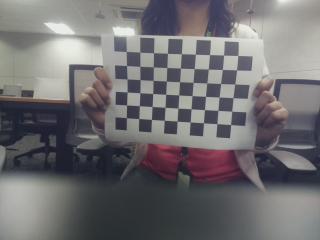
#> input picture RAIPlatform/robot_test/cam_callibration/chess_board/frame1.jpg, 320 x 240 px; its folder holds only this picture in this run
$ python picam_callibration.py   (Python 2 division)
#> lines starting #> are read from the running program, lines starting #| are printed output that depends on the picture; after the words box and inside, x2 and y2 are one past the last pixel; in counts of white or black regions, pixels touching at a corner belong together; long printed decimals are rounded

"""
Reference:
OpenCV-Python Tutorials - Camera Calibration and 3D Reconstruction
http://opencv-python-tutroals.readthedocs.org/en/latest/py_tutorials/py_calib3d/py_calibration/py_calibration.html
"""

import cv2
import numpy as np
import glob
import json

# termination criteria
criteria = (cv2.TERM_CRITERIA_EPS + cv2.TERM_CRITERIA_MAX_ITER, 30, 0.001)

# 6x9 chess board, prepare object points, like (0,0,0), (1,0,0), (2,0,0) ....,(6,5,0)
object_point = np.zeros((6*9, 3), np.float32)
object_point[:, :2] = np.mgrid[0:9, 0:6].T.reshape(-1, 2)

# 3d point in real world space
object_points = []
# 2d points in image plane
image_points = []
h, w = 0, 0

images = glob.glob('./chess_board/*.jpg')

for file_name in images:
    image = cv2.imread(file_name)
#> image is the input picture: shape (240, 320, 3); mean B, G, R 112.4, 110.1, 111.9
    gray = cv2.cvtColor(image, cv2.COLOR_BGR2GRAY)
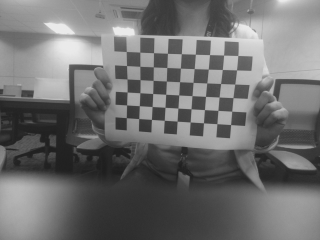
#> gray: shape (240, 320); min 30, max 235, mean 110.9
    h, w = gray.shape[:2]
#> h = 240; w = 320

    # find chess board corners
    ret, corners = cv2.findChessboardCorners(gray, (9, 6), None)
#> ret = True; corners = 54 rows, first 8: [126.3, 51.54], [139.7, 52.18], [153.5, 52.66], [167.4, 53.32], [181.4, 53.63], [195.3, 54.28], [209.5, 54.57], [223.5, 55.17]

    # add object points, image points
    if ret:
        object_points.append(object_point)
        cv2.cornerSubPix(gray, corners, (11, 11), (-1, -1), criteria)
        image_points.append(corners)

        # draw and display the corners
        cv2.drawChessboardCorners(image, (9, 6), corners, ret)
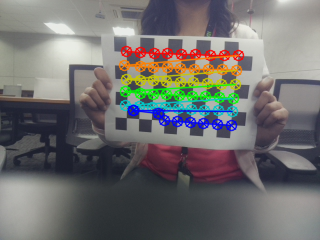
#> image: shape (240, 320, 3); 8.97% of pixels changed, all inside (x1, y1, x2, y2) = (118, 45, 245, 132)
        cv2.imshow('image', image)
        cv2.waitKey(500)

# calibration
retval, cameraMatrix, distCoeffs, rvecs, tvecs = cv2.calibrateCamera(object_points, image_points, (w, h), None, None)
#> retval = 1.98; cameraMatrix = [[172.1, 0, 201.1], [0, 112.2, 167.8], [0, 0, 1]]; distCoeffs = [[0.32, -2.41, -0.416, -0.113, 2.81]]; rvecs = ([-0.037, 0.29, 0.138],); tvecs = ([-4.69, -10.4, 17.7],)

print "camera matrix:\n", cameraMatrix
#| camera matrix:
#|  [[172.113   0.         201.089]
#|  [  0.         112.217    167.825]
#|  [  0.           0.           1.        ]]

# pi camera intrinsic parameters
ay = cameraMatrix[1, 1]
#> ay = 112.2
u0 = cameraMatrix[0, 2]
#> u0 = 201.1
v0 = cameraMatrix[1, 2]
#> v0 = 167.8
print "Ay:", ay
#| Ay: 112.217
print "u0:", u0
#| u0: 201.089
print "v0:", v0
#| v0: 167.825

params = {
  'ay': ay,
  'u0': u0,
  'v0': v0
}
#> params = {'ay': 112.2, 'u0': 201.1, 'v0': 167.8}

with open('cam_params.json', 'w') as outfile:
    json.dump(params, outfile)

cv2.destroyAllWindows()

$ run again, on RAIPlatform/robot_test/cam_callibration/chess_board/frame10.jpg
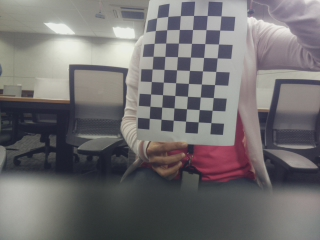
#> input picture RAIPlatform/robot_test/cam_callibration/chess_board/frame10.jpg, 320 x 240 px
#> image is the input picture: shape (240, 320, 3); mean B, G, R 112.8, 111.4, 114.3
#> `gray = cv2.cvtColor(image, cv2.COLOR_BGR2GRAY)`:
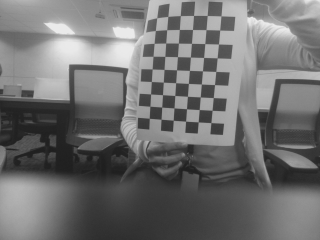
#> gray: shape (240, 320); min 30, max 235, mean 112.4
#> ret = True; corners = 54 rows, first 8: [149.3, 118.2], [149.9, 106.2], [150.6, 93.98], [151.4, 81.54], [152.2, 69.02], [153, 56.37], [154.2, 43.34], [155.4, 30.57]
#> `cv2.drawChessboardCorners(image, (9, 6), corners, ret)`:
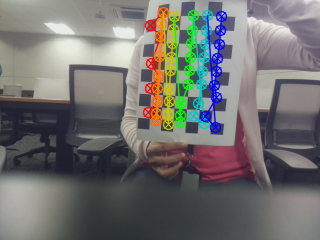
#> image: shape (240, 320, 3); 8.34% of pixels changed, all inside (x1, y1, x2, y2) = (142, 6, 228, 134)
#> retval = 4.11; cameraMatrix = [[46.77, 0, 138.5], [0, 78.05, 137.5], [0, 0, 1]]; distCoeffs = [[1.42, -0.355, 0.399, -0.0849, 0.0391]]; rvecs = ([0.1, 0.0492, -1.57],); tvecs = ([1.89, -2.1, 6.91],)
#| camera matrix:
#|  [[ 46.767   0.         138.512 ]
#|  [  0.          78.045 137.475 ]
#|  [  0.           0.           1.        ]]
#> ay = 78.05
#> u0 = 138.5
#> v0 = 137.5
#| Ay: 78.045
#| u0: 138.512
#| v0: 137.475
#> params = {'ay': 78.05, 'u0': 138.5, 'v0': 137.5}
